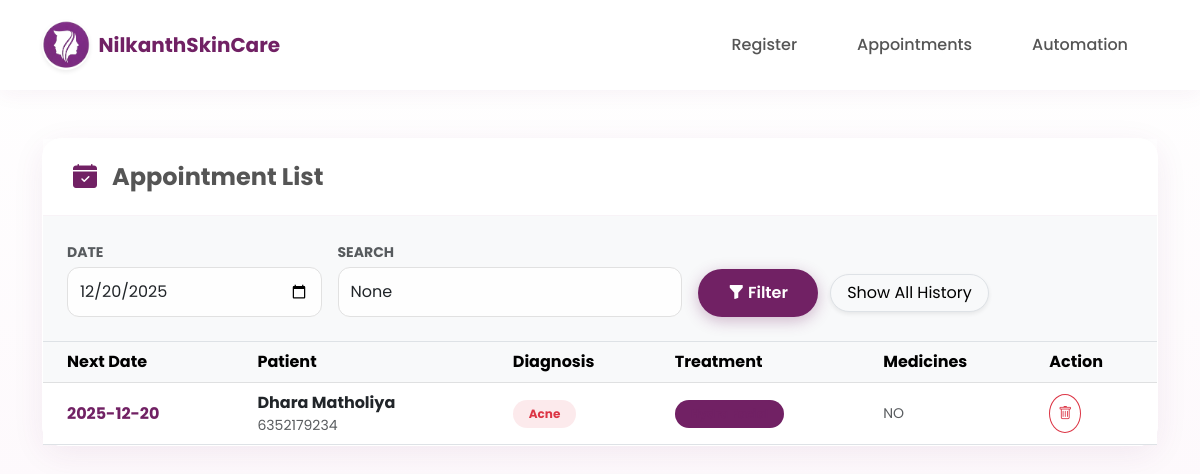
Before: /appointments with the older database file.
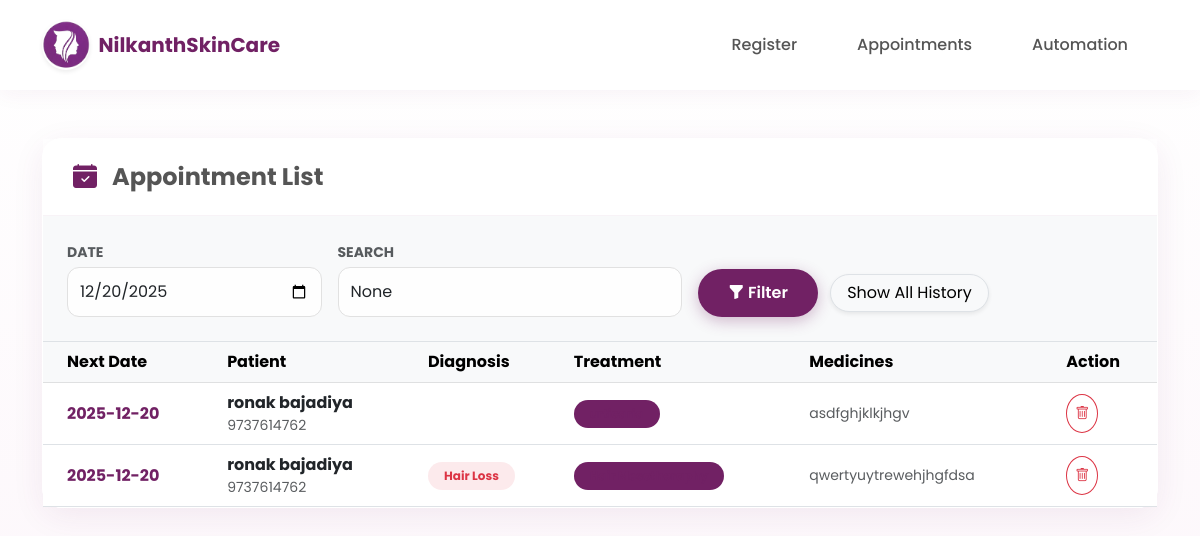
After: the same page with the newer database file.
### app.py (models this page shows)
class Visit(db.Model):
    id = db.Column(db.Integer, primary_key=True)
    patient_id = db.Column(db.Integer, db.ForeignKey('patient.id'), nullable=False)
    visit_date = db.Column(db.String(10), nullable=False)
    next_appt_date = db.Column(db.String(10))
    diagnosis = db.Column(db.String(200))
    procedure = db.Column(db.String(200))
    complaint = db.Column(db.Text)
    investigation = db.Column(db.Text)
    medicine_box = db.Column(db.Text)
    advice = db.Column(db.Text)
    next_plan = db.Column(db.Text)
    status = db.Column(db.String(20), default='Pending')
    reminder_sent = db.Column(db.Boolean, default=False)

class Patient(db.Model):
    id = db.Column(db.Integer, primary_key=True)
    name = db.Column(db.String(100), nullable=False)
    phone = db.Column(db.String(20), unique=True, nullable=False)
    age = db.Column(db.Integer)
    gender = db.Column(db.String(10))
    address = db.Column(db.Text)
    family_history = db.Column(db.Text)
    welcome_sent = db.Column(db.Boolean, default=False)
    visits = db.relationship('Visit', backref='patient', lazy=True)

### app.py (the view)
@app.route('/appointments', methods=['GET', 'POST'])
def appointments_page():
    visits = []
    new_patient_id = request.args.get('new_id')
    new_patient = None
    if new_patient_id:
        new_patient = Patient.query.get(new_patient_id)
        if new_patient and new_patient.welcome_sent:
            new_patient = None
    search_date = request.form.get('search_date')
    search_treatment = request.form.get('search_treatment')
    query = Visit.query
    if request.method == 'POST':
        if 'show_all' in request.form:
            all_patients = Patient.query.all()
            for p in all_patients:
                p_visits = Visit.query.filter_by(patient_id=p.id).order_by(Visit.id.desc()).all()
                if p_visits:
                    latest_visit = p_visits[0]
                    combined_meds = []
                    for v in p_visits:
                        if v.medicine_box and v.medicine_box.strip():
                            entry = f"📅 {v.visit_date}:\n{v.medicine_box}"
                            combined_meds.append(entry)
                    latest_visit.medicine_box = "\n\n--------------------\n".join(combined_meds)
                    visits.append(latest_visit)
            visits.sort(key=lambda x: x.visit_date, reverse=True)
        elif 'search_btn' in request.form:
            if search_date:
                query = query.filter_by(next_appt_date=search_date)
            else:
                today = date.today().strftime('%Y-%m-%d')
                query = query.filter_by(next_appt_date=today)
                search_date = today
            if search_treatment:
                query = query.filter(Visit.procedure.contains(search_treatment))
            visits = query.all()
    else:
        today = date.today().strftime('%Y-%m-%d')
        visits = query.filter_by(next_appt_date=today).all()
        search_date = today
    return render_template('appointments.html', visits=visits, s_date=search_date, s_treatment=search_treatment, new_patient=new_patient)

### templates/appointments.html (shortened to what this page needs)
{% extends "layout.html" %}
{% block content %}
<div class="glass-card animate__animated animate__fadeInUp">
    <div class="card-header-custom">
        <i class="bi bi-calendar-check-fill fs-4 text-primary"></i>
        <h4 class="m-0 fw-bold" style="color:#555">Appointment List</h4>
    </div>
    <div class="p-4 bg-light border-bottom">
        <form method="POST" action="/appointments" class="row g-3 align-items-end">
            <div class="col-md-3">
                <label class="small fw-bold text-muted mb-1">DATE</label>
                <input type="date" name="search_date" value="{{ s_date }}" class="form-control">
            </div>
            <div class="col-md-4">
                <label class="small fw-bold text-muted mb-1">SEARCH</label>
                <input type="text" name="search_treatment" value="{{ s_treatment }}" class="form-control" placeholder="Search treatment...">
            </div>
            <div class="col-md-5">
                <button type="submit" name="search_btn" class="btn btn-primary-custom me-2"><i class="bi bi-funnel-fill"></i> Filter</button>
                <button type="submit" name="show_all" class="btn btn-light border shadow-sm rounded-pill px-3">Show All History</button>
            </div>
        </form>
    </div>
    <div class="table-responsive">
        <table class="table table-hover mb-0 align-middle">
            <thead class="table-light">
                <tr>
                    <th class="ps-4">Next Date</th><th>Patient</th><th>Diagnosis</th><th>Treatment</th><th>Medicines</th><th>Action</th>
                </tr>
            </thead>
            <tbody>
                {% for visit in visits %}
                <tr class="animate__animated animate__fadeIn">
                    <td class="ps-4 fw-bold text-primary">{{ visit.next_appt_date }}</td>
                    <td>
                        <div class="fw-bold text-dark">{{ visit.patient.name }}</div>
                        <div class="small text-muted">{{ visit.patient.phone }}</div>
                    </td>
                    <td><span class="badge bg-danger bg-opacity-10 text-danger px-3 py-2 rounded-pill">{{ visit.diagnosis }}</span></td>
                    <td><span class="badge bg-primary bg-opacity-10 text-primary px-3 py-2 rounded-pill">{{ visit.procedure }}</span></td>
                    <td class="small text-muted" style="max-width:250px; white-space:pre-wrap;">{{ visit.medicine_box }}</td>
                    <td>
                        <a href="/delete/{{ visit.id }}" class="btn btn-sm btn-outline-danger rounded-circle p-2" onclick="return confirm('Delete?')"><i class="bi bi-trash"></i></a>
                    </td>
                </tr>
                {% else %}
                <tr><td colspan="6" class="text-center py-5 text-muted">No appointments found.</td></tr>
                {% endfor %}
            </tbody>
        </table>
    </div>
</div>
{% endblock %}

### templates/layout.html (shortened to what this page needs)
<!DOCTYPE html>
<html lang="en">
<head>
    <link href="https://cdn.jsdelivr.net/npm/bootstrap@5.3.0/dist/css/bootstrap.min.css" rel="stylesheet">
    <link rel="stylesheet" href="https://cdn.jsdelivr.net/npm/bootstrap-icons@1.10.0/font/bootstrap-icons.css">
    <link rel="stylesheet" href="https://cdnjs.cloudflare.com/ajax/libs/animate.css/4.1.1/animate.min.css"/>
</head>
<body>
    <div class="bubbles-container">
    </div>
    <nav class="navbar navbar-expand-lg navbar-custom mb-5">
        <div class="container">
            <a class="navbar-brand fw-bold d-flex align-items-center" href="/">
                <img src="{{ url_for('static', filename='images/nillogoClinic.png') }}" alt="Nilkanth SkinCare Logo" class="me-2 shadow-sm rounded-circle" style="height: 50px; width: auto;">
                <span style="color: var(--primary-color);">NilkanthSkinCare</span>
            </a>
            <div class="collapse navbar-collapse" id="navbarNav">
                <ul class="navbar-nav ms-auto">
                    <li class="nav-item"><a class="nav-link" href="/">Register</a></li>
                    <li class="nav-item"><a class="nav-link" href="/appointments">Appointments</a></li>
                    <li class="nav-item"><a class="nav-link" href="/automation">Automation</a></li>
                </ul>
            </div>
        </div>
    </nav>
    <div class="container">
        {% block content %}{% endblock %}
    </div>
</body>
</html>

### templates/layout.html (style rules this page uses)
body { font-family: 'Poppins', sans-serif; background: linear-gradient(180deg, #ffffff 0%, #fcf5fa 100%); min-height: 100vh; color: #444; position: relative; overflow-x: hidden; }
:root { --primary-color: #712164; --primary-light: #944085; --white: #FFFFFF; }
.bubbles-container { position: fixed; width: 100%; height: 100%; z-index: -1; overflow: hidden; top: 0; left: 0; pointer-events: none; background: transparent; }
.glass-card { background: rgba(255, 255, 255, 0.85); backdrop-filter: blur(12px); -webkit-backdrop-filter: blur(12px); border: 1px solid rgba(255, 255, 255, 0.9); border-radius: 20px; box-shadow: 0 8px 32px 0 rgba(113, 33, 100, 0.08); margin-bottom: 30px; }
.navbar-custom { background: rgba(255, 255, 255, 0.95); backdrop-filter: blur(12px); box-shadow: 0 4px 20px rgba(113, 33, 100, 0.05); padding: 15px 0; position: sticky; top: 0; z-index: 1000; }
.nav-link { color: #555 !important; font-weight: 500; margin: 0 10px; border-radius: 50px; padding: 8px 20px !important; transition:0.3s; }
.btn-primary-custom { background: var(--primary-color); border: none; color: white; border-radius: 50px; padding: 12px 30px; font-weight: 600; box-shadow: 0 4px 15px rgba(113, 33, 100, 0.3); transition: 0.3s; }
.form-control, .form-select { border-radius: 12px; padding: 12px; border: 1px solid #e1e1e1; background: rgba(255,255,255,0.9); }
.card-header-custom { background: rgba(255,255,255,0.6); padding: 20px 30px; border-bottom: 1px solid rgba(113, 33, 100, 0.05); display: flex; align-items: center; gap: 15px; }
.text-primary { color: var(--primary-color) !important; }
.bg-primary { background-color: var(--primary-color) !important; }

Changed rows visible on the page:
removed Visit: next_appt_date "2025-12-20", patient.name "Dhara Matholiya", patient.phone "6352179234", diagnosis "Acne", medicine_box "NO"
added Visit: next_appt_date "2025-12-20", patient.name "ronak bajadiya", patient.phone "9737614762", medicine_box "asdfghjklkjhgv"
added Visit: next_appt_date "2025-12-20", patient.name "ronak bajadiya", patient.phone "9737614762", diagnosis "Hair Loss", medicine_box "qwertyuytrewehjhgfdsa"
